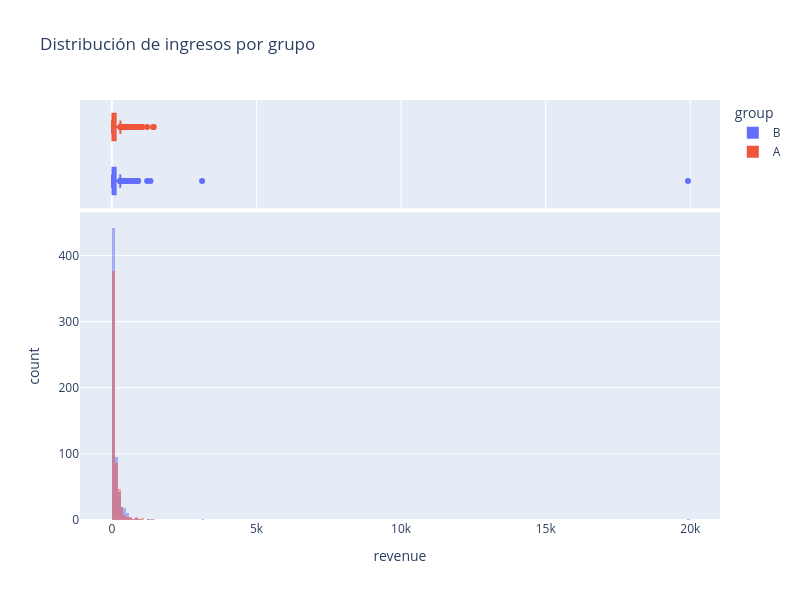

Notebook code for this chart:
### Code cell
fig = px.histogram(
    orders, 
    x='revenue', 
    color='group',  # Diferenciar por grupo A/B
    barmode='overlay',  # Superponer las distribuciones
    marginal='box',  # Agregar un boxplot en la parte superior (opcional)
    width=800, 
    height=600, 
    title="Distribución de ingresos por grupo"
)

# Mostrar el gráfico
fig.show()

### Figure 1 — Plotly figure (JSON) as saved in the notebook; plotly's stock layout.template omitted (floating-point values rounded to 4 significant figures; data arrays with more than 128 entries replaced by an {"elided": "..."} marker saying what was removed)
{"data": [{"alignmentgroup": "True", "bingroup": "x", "hovertemplate": "group=B<br>revenue=%{x}<br>count=%{y}<extra></extra>", "legendgroup": "B", "marker": {"color": "#636efa", "opacity": 0.5, "pattern": {"shape": ""}}, "name": "B", "offsetgroup": "B", "orientation": "v", "showlegend": true, "type": "histogram", "x": {"elided": "640 float values"}, "xaxis": "x", "yaxis": "y"}, {"alignmentgroup": "True", "hovertemplate": "group=B<br>revenue=%{x}<extra></extra>", "legendgroup": "B", "marker": {"color": "#636efa"}, "name": "B", "notched": true, "offsetgroup": "B", "showlegend": false, "type": "box", "x": {"elided": "640 float values"}, "xaxis": "x2", "yaxis": "y2"}, {"alignmentgroup": "True", "bingroup": "x", "hovertemplate": "group=A<br>revenue=%{x}<br>count=%{y}<extra></extra>", "legendgroup": "A", "marker": {"color": "#EF553B", "opacity": 0.5, "pattern": {"shape": ""}}, "name": "A", "offsetgroup": "A", "orientation": "v", "showlegend": true, "type": "histogram", "x": {"elided": "557 float values"}, "xaxis": "x", "yaxis": "y"}, {"alignmentgroup": "True", "hovertemplate": "group=A<br>revenue=%{x}<extra></extra>", "legendgroup": "A", "marker": {"color": "#EF553B"}, "name": "A", "notched": true, "offsetgroup": "A", "showlegend": false, "type": "box", "x": {"elided": "557 float values"}, "xaxis": "x2", "yaxis": "y2"}], "layout": {"barmode": "overlay", "height": 600, "legend": {"title": {"text": "group"}, "tracegroupgap": 0}, "title": {"text": "Distribución de ingresos por grupo"}, "width": 800, "xaxis": {"anchor": "y", "domain": [0, 1], "title": {"text": "revenue"}}, "xaxis2": {"anchor": "y2", "domain": [0, 1], "matches": "x", "showgrid": true, "showticklabels": false}, "yaxis": {"anchor": "x", "domain": [0, 0.7326], "title": {"text": "count"}}, "yaxis2": {"anchor": "x2", "domain": [0.7426, 1], "matches": "y2", "showgrid": false, "showline": false, "showticklabels": false, "ticks": ""}}}
